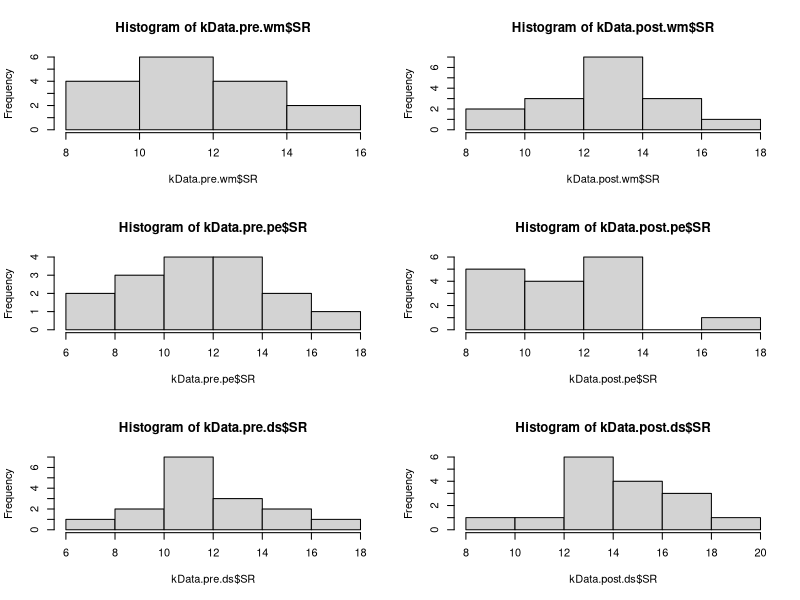

Reproduce this figure in R.
library(sm)
library(psych)

kData <- read.table('Stats1.13.HW.02.txt', header = TRUE)

kData.pre <- subset(kData, kData$time == 'pre')
kData.post <- subset(kData, kData$time == 'post')

kData.pre.wm  <- subset(kData.pre,  kData.pre$condition  == 'WM')
kData.post.wm <- subset(kData.post, kData.post$condition == 'WM')
kData.pre.pe  <- subset(kData.pre,  kData.pre$condition  == 'PE')
kData.post.pe <- subset(kData.post, kData.post$condition == 'PE')
kData.pre.ds  <- subset(kData.pre,  kData.pre$condition  == 'DS')
kData.post.ds <- subset(kData.post, kData.post$condition == 'DS')

# Question 1
#
# How many rows of data are in the data file?

nrow(kData)

# Question 2
#
# What is the name of the dependent variable?

names(kData)

# Question 3
#
# What is the mean of SR across all subjects?

mean(kData$SR)

# Question 4
#
# What is the variance of SR across all subjects?

var(kData$SR)

# Question 5
#
# What is the mean of SR for all subjects at pretest?

mean(kData.pre$SR)

# Question 6
#
# What is the standard deviation of SR for all subjects at posttest?

sd(kData.post$SR)

# Question 7
#
# What is the median of SR for all subjects at posttest?

median(kData.post$SR)

# Question 8
#
# Which group has the highest mean at posttest?

describeBy(kData.post, kData.post$condition)

# Question 9
#
# Which one best approximates a normal distribution?

par(mfrow = c(3, 2))

hist(kData.pre.wm$SR)
hist(kData.post.wm$SR)
hist(kData.pre.pe$SR)
hist(kData.post.pe$SR)
hist(kData.pre.ds$SR)
hist(kData.post.ds$SR)

# Question 10
#
# Which group showed the biggest gains in SR?

mean(kData.post.wm$SR) - mean(kData.pre.wm$SR)
mean(kData.post.pe$SR) - mean(kData.pre.pe$SR)
mean(kData.post.ds$SR) - mean(kData.pre.ds$SR)
